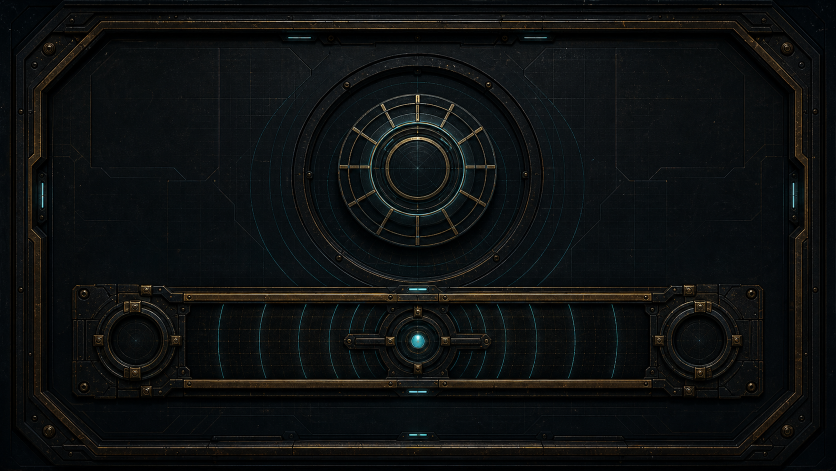
#> input picture src/assets/gui/route-switch/image2-sources/route_switch_background_image2_source_v6.png, 1672 x 941 px (shown at 1/2 size)
$ python cut-redrawn-overlay-image2-atlases.py
#> lines starting #> are read from the running program, lines starting #| are printed output that depends on the picture
#!/usr/bin/env python3
"""Cut redrawn Image2 overlay source sheets into runtime atlases.

Inputs are purpose-built Image2 contact sheets:
- route switch: four colored output bays plus one rear backplate
- tool calibration: one tool hero, twelve tile modules, one grid backplate

The crop boxes are ratios so the source can be regenerated at nearby sizes
without changing this script. The script only crops, pads, packs, and writes
regions JSON; it does not draw the primary art.
"""

from __future__ import annotations

import json
import math
from dataclasses import dataclass
from pathlib import Path
from typing import Iterable

from PIL import Image, ImageChops, ImageDraw, ImageEnhance, ImageFilter


ROOT = Path(__file__).resolve().parents[2]

ROUTE_SOURCE = ROOT / "src/assets/gui/route-switch/image2-sources/route_switch_console_redraw_source_v3.png"
ROUTE_ATLAS = ROOT / "src/assets/gui/route-switch/route_switch_console_redraw_atlas_v3.png"
ROUTE_REGIONS = ROOT / "src/assets/gui/route-switch/route_switch_console_redraw_atlas_v3.regions.json"
ROUTE_BACKGROUND_SOURCE = ROOT / "src/assets/gui/route-switch/image2-sources/route_switch_background_image2_source_v6.png"
ROUTE_BACKGROUND = ROOT / "src/assets/gui/route-switch/route_switch_background_image2_v6.png"

TOOL_SOURCE = ROOT / "src/assets/gui/tool-calibration/image2-sources/tool_calibration_redraw_source_v4.png"
TOOL_FRAME_SOURCE = ROOT / "src/assets/gui/tool-calibration/image2-sources/tool_calibration_tile_frame_image2_source_v8.png"
TOOL_INSERT_SOURCE = ROOT / "src/assets/gui/tool-calibration/image2-sources/tool_calibration_tile_inserts_image2_source_v8.png"
TOOL_ATLAS = ROOT / "src/assets/gui/tool-calibration/tool_calibration_redraw_atlas_v4.png"
TOOL_REGIONS = ROOT / "src/assets/gui/tool-calibration/tool_calibration_redraw_atlas_v4.regions.json"


@dataclass(frozen=True)
class RatioRegion:
    name: str
    x: float
    y: float
    w: float
    h: float
    expand_px: int = 0
    keep_rect: bool = False


@dataclass(frozen=True)
class PixelRegion:
    name: str
    image: Image.Image


ROUTE_BLUEPRINT: tuple[RatioRegion, ...] = (
    RatioRegion("output_bay_cyan", 0.055, 0.065, 0.205, 0.515, 2, True),
    RatioRegion("output_bay_amber", 0.285, 0.065, 0.205, 0.515, 2, True),
    RatioRegion("output_bay_green", 0.515, 0.065, 0.205, 0.515, 2, True),
    RatioRegion("output_bay_violet", 0.745, 0.065, 0.205, 0.515, 2, True),
    RatioRegion("route_backplate", 0.055, 0.635, 0.890, 0.275, 2, True),
)

TOOL_BLUEPRINT: tuple[RatioRegion, ...] = (
    # Pixel-measured from the accepted 1672x941 Image2 source sheet, then
    # normalized. Keep these exact ratios: tile readability depends on full,
    # uncropped square modules.
    RatioRegion("tool_hero", 0.020933, 0.224230, 0.436603, 0.272051, 2, True),
    # Uniform 200x200 source-space square crops: the measured 192px tile
    # boxes are expanded 4px left/top/right/bottom to preserve dark beveled
    # borders exactly. Do not trim these.
    RatioRegion("tile_straight_off", 0.474282, 0.017003, 0.119617, 0.212540, 0, True),
    RatioRegion("tile_straight_on", 0.599880, 0.017003, 0.119617, 0.212540, 0, True),
    RatioRegion("tile_corner_off", 0.723086, 0.017003, 0.119617, 0.212540, 0, True),
    RatioRegion("tile_corner_on", 0.846292, 0.017003, 0.119617, 0.212540, 0, True),
    RatioRegion("tile_tee_off", 0.474282, 0.236982, 0.119617, 0.212540, 0, True),
    RatioRegion("tile_tee_on", 0.599880, 0.236982, 0.119617, 0.212540, 0, True),
    RatioRegion("tile_cross_off", 0.723086, 0.236982, 0.119617, 0.212540, 0, True),
    RatioRegion("tile_cross_on", 0.846292, 0.236982, 0.119617, 0.212540, 0, True),
    RatioRegion("tile_blocked", 0.474282, 0.451647, 0.119617, 0.212540, 0, True),
    RatioRegion("tile_core", 0.599880, 0.451647, 0.119617, 0.212540, 0, True),
    RatioRegion("tile_entry", 0.723086, 0.451647, 0.119617, 0.212540, 0, True),
    RatioRegion("tile_output", 0.846292, 0.451647, 0.119617, 0.212540, 0, True),
    RatioRegion("tool_grid_backplate", 0.147727, 0.685441, 0.694378, 0.280553, 2, True),
)

TOOL_INSERT_NAMES: tuple[str, ...] = (
    "tile_inner_straight_off",
    "tile_inner_straight_on",
    "tile_inner_corner_off",
    "tile_inner_corner_on",
    "tile_inner_tee_off",
    "tile_inner_tee_on",
    "tile_inner_cross_off",
    "tile_inner_cross_on",
    "tile_inner_core_off",
    "tile_inner_core_on",
    "tile_inner_entry",
    "tile_inner_output",
    "tile_inner_blocked",
    "tile_inner_empty",
    "tile_inner_status_cyan",
    "tile_inner_status_amber",
)


def require_file(path: Path) -> None:
    if not path.exists():
        raise SystemExit(
            f"Missing Image2 source: {path}\n"
            "Save the generated Image2 source sheet to this exact path, then rerun this script."
        )


def crop_ratio(source: Image.Image, spec: RatioRegion) -> PixelRegion:
    width, height = source.size
    expand = spec.expand_px
    box = (
        max(0, round(spec.x * width) - expand),
        max(0, round(spec.y * height) - expand),
        min(width, round((spec.x + spec.w) * width) + expand),
        min(height, round((spec.y + spec.h) * height) + expand),
    )
    return PixelRegion(spec.name, source.crop(box))


# [13 lines left out: function crop_grid, not called in this run]


def black_to_alpha(image: Image.Image, threshold: int = 3, trim: bool = False) -> Image.Image:
    rgba = image.convert("RGBA")
    pixels = rgba.load()
    width, height = rgba.size
    for y in range(height):
        for x in range(width):
            r, g, b, a = pixels[x, y]
            if r <= threshold and g <= threshold and b <= threshold:
                pixels[x, y] = (r, g, b, 0)
            elif r <= threshold + 12 and g <= threshold + 12 and b <= threshold + 12:
                pixels[x, y] = (r, g, b, min(a, 80))
    return trim_alpha(rgba) if trim else rgba


def remove_black_to_alpha(image: Image.Image, threshold: int = 18) -> Image.Image:
    return black_to_alpha(image, threshold=threshold, trim=True)


# [44 lines left out: functions alpha_outside_rounded_rect, make_tool_tile_frame, make_tool_tile_inner, trim_alpha, not called in this run]


def rotate_quarter_turn(image: Image.Image, rotation: int) -> Image.Image:
    turn = rotation % 4
    if turn == 0:
        return image.copy()
    if turn == 1:
        return image.transpose(Image.Transpose.ROTATE_270)
    if turn == 2:
        return image.transpose(Image.Transpose.ROTATE_180)
    return image.transpose(Image.Transpose.ROTATE_90)


def build_route_background_v4() -> None:
    """Build a clearly visible route-console background from the accepted Image2 metal source."""

    require_file(ROUTE_BACKGROUND_SOURCE)
    with Image.open(ROUTE_BACKGROUND_SOURCE) as source:
#> source is the input picture: PIL image 1672x941 RGB; mean R, G, B 13.6, 16, 16.2
        background = source.convert("RGB").resize((1280, 720), Image.Resampling.LANCZOS)
    background.save(ROUTE_BACKGROUND, optimize=True, compress_level=9)
    print(f"wrote {ROUTE_BACKGROUND.relative_to(ROOT)}")
    return

    require_file(ROUTE_SOURCE)
    with Image.open(ROUTE_SOURCE) as source:
        source = source.convert("RGBA")
        width, height = source.size
        rail_spec = next(spec for spec in ROUTE_BLUEPRINT if spec.name == "route_backplate")
        rail = crop_ratio(source, rail_spec).image.convert("RGBA")

    out_w, out_h = 1600, 900
    bg = Image.new("RGBA", (out_w, out_h), (4, 8, 10, 255))
    draw = ImageDraw.Draw(bg)

    for y in range(out_h):
        shade = int(26 + 28 * (1 - abs((y / out_h) - 0.44)))
        draw.line((0, y, out_w, y), fill=(5, max(11, shade // 2), max(16, shade), 255))

    # Dark brushed-panel grid that remains quiet behind live UI text.
    for x in range(90, out_w - 80, 122):
        draw.line((x, 160, x, out_h - 210), fill=(25, 54, 58, 76), width=1)
    for y in range(150, out_h - 180, 96):
        draw.line((82, y, out_w - 82, y), fill=(25, 54, 58, 68), width=1)

    # A large Image2 metal motherboard sits behind the live output sockets.
    # Keep it lower than the title safe area, but visible around the dial.
    rail_large = rail.resize((1300, 226), Image.Resampling.LANCZOS)
    rail_large = ImageEnhance.Contrast(rail_large).enhance(1.16)
    rail_large = ImageEnhance.Brightness(rail_large).enhance(0.94)
    bg.alpha_composite(rail_large, ((out_w - rail_large.width) // 2, 535))

    rail_shadow = rail.resize((1020, 176), Image.Resampling.LANCZOS)
    rail_shadow = ImageEnhance.Contrast(rail_shadow).enhance(1.25)
    rail_shadow = ImageEnhance.Brightness(rail_shadow).enhance(0.42)
    bg.alpha_composite(rail_shadow, ((out_w - rail_shadow.width) // 2, 405))

    cx, cy = out_w // 2, 360
    halo = Image.new("RGBA", bg.size, (0, 0, 0, 0))
    hd = ImageDraw.Draw(halo)
    for r, alpha, line_w in [(268, 92, 2), (220, 122, 2), (166, 150, 3), (116, 190, 4)]:
        hd.ellipse((cx - r, cy - r, cx + r, cy + r), outline=(68, 220, 235, alpha), width=line_w)
    for r, alpha, line_w in [(98, 190, 6), (70, 210, 4), (42, 230, 3)]:
        hd.ellipse((cx - r, cy - r, cx + r, cy + r), outline=(196, 150, 78, alpha), width=line_w)
    for k in range(36):
        a = k * 10
        if k % 3 == 1:
            continue
        rad = math.radians(a)
        x0 = cx + math.cos(rad) * 74
        y0 = cy + math.sin(rad) * 74
        x1 = cx + math.cos(rad) * 170
        y1 = cy + math.sin(rad) * 170
        hd.line((x0, y0, x1, y1), fill=(202, 155, 82, 170), width=5)
    # Cross rails and cyan conduits make the image read as an Image2 machine,
    # while React still owns the live selector and output buttons.
    hd.rounded_rectangle((cx - 330, cy + 92, cx + 330, cy + 132), radius=10, fill=(8, 15, 18, 190), outline=(188, 140, 70, 120), width=2)
    for offset in (-240, -120, 120, 240):
        hd.arc((cx + offset - 90, cy + 38, cx + offset + 90, cy + 218), 202, 338, fill=(63, 224, 238, 150), width=3)
    hd.ellipse((cx - 62, cy - 62, cx + 62, cy + 62), fill=(4, 9, 11, 190), outline=(74, 226, 238, 150), width=3)
    hd.ellipse((cx - 20, cy - 20, cx + 20, cy + 20), fill=(72, 230, 242, 235))
    bg.alpha_composite(halo.filter(ImageFilter.GaussianBlur(0.25)))

    # Side service plates give the wide background visible Image2 mass even when
    # the foreground output module covers the lower rail.
    side = Image.new("RGBA", bg.size, (0, 0, 0, 0))
    sd = ImageDraw.Draw(side)
    for x0, flip in [(120, 1), (out_w - 420, -1)]:
        sd.rounded_rectangle((x0, 230, x0 + 300, 632), radius=18, fill=(7, 13, 16, 138), outline=(58, 140, 152, 82), width=2)
        sd.line((x0 + 34, 272, x0 + 266, 272), fill=(192, 145, 72, 92), width=3)
        sd.line((x0 + 34, 590, x0 + 266, 590), fill=(192, 145, 72, 82), width=3)
        for y in (330, 410, 490):
            sd.rounded_rectangle((x0 + 64, y, x0 + 236, y + 22), radius=8, fill=(20, 36, 40, 150), outline=(62, 226, 238, 80), width=1)
    bg.alpha_composite(side)

    # Vignette and inner bevel.
    vignette = Image.new("RGBA", bg.size, (0, 0, 0, 0))
    vd = ImageDraw.Draw(vignette)
    vd.rectangle((0, 0, out_w, out_h), outline=(76, 180, 194, 62), width=2)
    vd.rectangle((22, 22, out_w - 22, out_h - 22), outline=(190, 145, 74, 58), width=2)
    for inset, alpha in [(0, 140), (24, 90), (58, 54)]:
        vd.rectangle((inset, inset, out_w - inset, out_h - inset), outline=(0, 0, 0, alpha), width=24)
    bg.alpha_composite(vignette)

    ROUTE_BACKGROUND_SOURCE.parent.mkdir(parents=True, exist_ok=True)
    bg.save(ROUTE_BACKGROUND_SOURCE, optimize=True, compress_level=9)
    bg.resize((1280, 720), Image.Resampling.LANCZOS).save(ROUTE_BACKGROUND, optimize=True, compress_level=9)
    print(f"wrote {ROUTE_BACKGROUND_SOURCE.relative_to(ROOT)}")
    print(f"wrote {ROUTE_BACKGROUND.relative_to(ROOT)}")


def append_rotations(regions: list[PixelRegion], names: Iterable[str]) -> None:
    by_name = {region.name: region.image for region in regions}
    for name in names:
        image = by_name.get(name)
        if image is None:
            continue
        for rotation in range(4):
            regions.append(PixelRegion(f"{name}_r{rotation}", rotate_quarter_turn(image, rotation)))


def pack(regions: Iterable[PixelRegion], atlas_path: Path, json_path: Path, source_path: Path) -> None:
    parts = list(regions)
    padding = 20
    max_row_width = 1600
    rows: list[list[PixelRegion]] = []
    current: list[PixelRegion] = []
    current_width = 0
    for part in parts:
        next_width = current_width + part.image.width + (padding if current else 0)
        if current and next_width > max_row_width:
            rows.append(current)
            current = [part]
            current_width = part.image.width
        else:
            current.append(part)
            current_width = next_width
    if current:
        rows.append(current)

    atlas_width = max(sum(p.image.width for p in row) + padding * (len(row) + 1) for row in rows)
    atlas_height = sum(max(p.image.height for p in row) for row in rows) + padding * (len(rows) + 1)
    atlas = Image.new("RGBA", (atlas_width, atlas_height), (0, 0, 0, 0))
    region_map: dict[str, list[int]] = {}

    y = padding
    for row in rows:
        x = padding
        row_height = max(p.image.height for p in row)
        for part in row:
            atlas.alpha_composite(part.image, (x, y))
            region_map[part.name] = [x, y, part.image.width, part.image.height]
            x += part.image.width + padding
        y += row_height + padding

    atlas_path.parent.mkdir(parents=True, exist_ok=True)
    atlas.save(atlas_path, optimize=True, compress_level=9)
    json_path.write_text(
        json.dumps(
            {
                "atlasSize": [atlas_width, atlas_height],
                "source": str(source_path.relative_to(ROOT)),
                "regions": region_map,
                "notes": "Cropped and packed from a purpose-built Image2 redraw source sheet. Script removes flat black background only; it does not draw primary art.",
            },
            indent=2,
        )
        + "\n",
        encoding="utf-8",
    )


def cut(source_path: Path, specs: tuple[RatioRegion, ...], atlas_path: Path, regions_path: Path) -> None:
    require_file(source_path)
    with Image.open(source_path) as source:
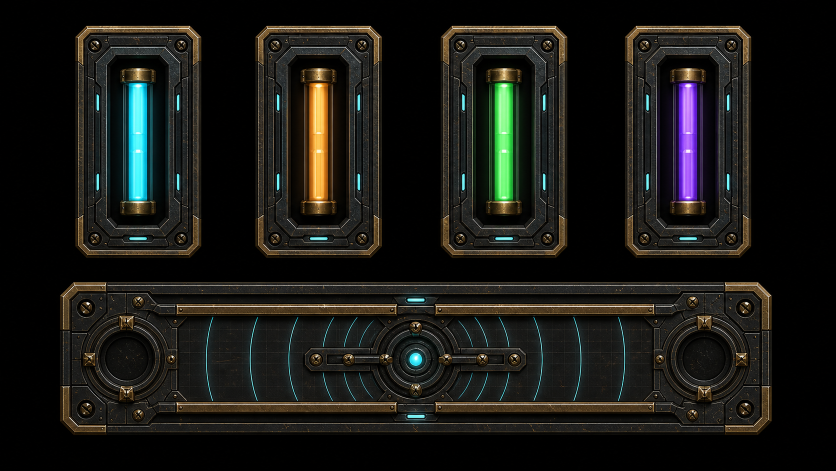
#> input picture src/assets/gui/route-switch/image2-sources/route_switch_console_redraw_source_v3.png, 1672 x 941 px (shown at 1/2 size)
#> source is the input picture: PIL image 1672x941 RGB; mean R, G, B 24.4, 24.5, 20.8
        cropped = []
        for spec in specs:
            part = crop_ratio(source, spec)
            image = black_to_alpha(part.image, threshold=3, trim=False) if spec.keep_rect else remove_black_to_alpha(part.image)
            cropped.append(PixelRegion(part.name, image))
#> after the loop, cropped = 5 items
    pack(cropped, atlas_path, regions_path, source_path)
#> the loop in pack, `for part in parts:` made 5 passes
#> (next_width, current_width) on passes 1 to 5: (347, 347), (713, 713), (1080, 1080), (1446, 1446), (2958, 1492)
#> after the loop in pack, `for part in parts:`: current = 1 item
#> in pack, `atlas_width = max(sum(p.image.width for p in row) + padding * (len(row..`: atlas_width = 1532
#> in pack, `atlas_height = sum(max(p.image.height for p in row) for row in rows) +..`: atlas_height = 811
#> in pack, `atlas = Image.new("RGBA", (atlas_width, atlas_height), (0, 0, 0, 0))`: atlas: PIL image 1532x811 RGBA; every value is 0
#> the loop in pack, `for row in rows:` made 2 passes
#> (row_height, y) on passes 1 to 2: (489, 529), (262, 811)
#> after the loop in pack, `for row in rows:`:
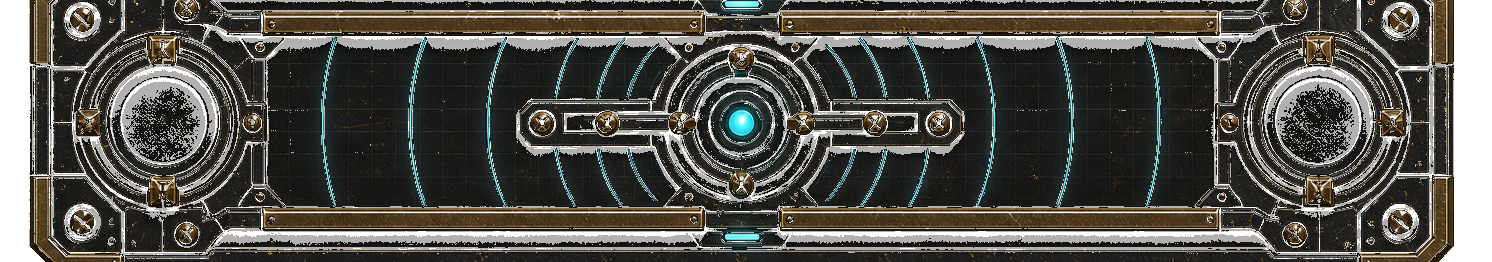
#> part.image: PIL image 1492x262 RGBA; mean R, G, B, A 35.1, 33.5, 27.8, 205.5; transparent parts drawn white
#> after the loop in pack, `for row in rows:`: region_map = {'output_bay_cyan': [20, 20, 347, 489], 'output_bay_amber': [387, 20, 346, 489], 'output_bay_green': [753, 20, 347, 489], 'output_bay_violet': [1120, 20, 346, 489], 'route_backplate': [20, 529, 1492, 262]}; y = 811
    print(f"wrote {atlas_path.relative_to(ROOT)}")
    print(f"wrote {regions_path.relative_to(ROOT)}")


def cut_tool(source_path: Path, atlas_path: Path, regions_path: Path) -> None:
    require_file(source_path)
    with Image.open(source_path) as source:
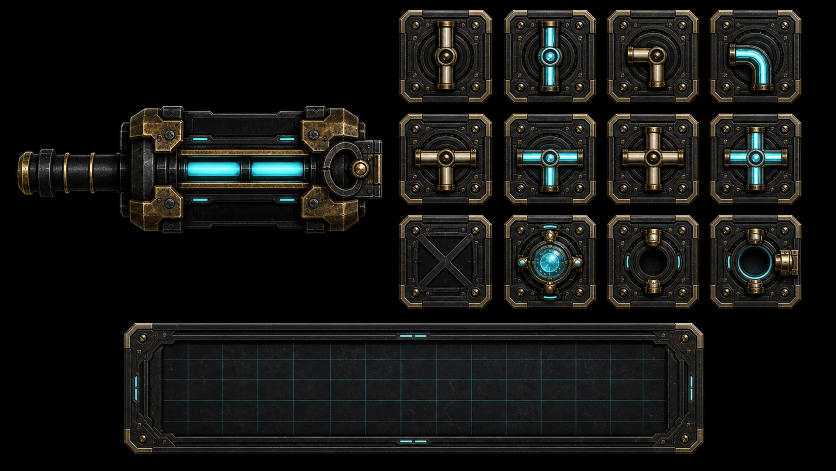
#> input picture src/assets/gui/tool-calibration/image2-sources/tool_calibration_redraw_source_v4.png, 1672 x 941 px (shown at 1/2 size)
#> source is the input picture: PIL image 1672x941 RGB; mean R, G, B 20.8, 21, 18.8
        cropped: list[PixelRegion] = []
        for spec in TOOL_BLUEPRINT:
            part = crop_ratio(source, spec)
            image = black_to_alpha(part.image, threshold=3, trim=False) if spec.keep_rect else remove_black_to_alpha(part.image)
            cropped.append(PixelRegion(part.name, image))
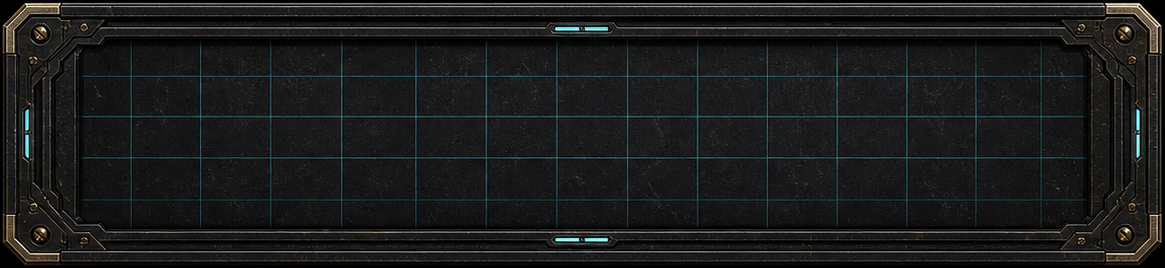
#> part.image: PIL image 1165x268 RGB; mean R, G, B 26.7, 27.8, 27.8
#> after the loop, cropped = 14 items
        append_rotations(cropped, [spec.name for spec in TOOL_BLUEPRINT if spec.name.startswith("tile_")])
#> the loop in append_rotations, `for name in names:` made 12 passes
#> name on passes 1 to 12: 'tile_straight_off', 'tile_straight_on', 'tile_corner_off', 'tile_corner_on', 'tile_tee_off', 'tile_tee_on', 'tile_cross_off', 'tile_cross_on', 'tile_blocked', 'tile_core', 'tile_entry', 'tile_output'
#> after the loop in append_rotations, `for name in names:`:
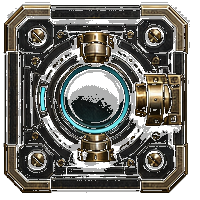
#> image: PIL image 200x200 RGBA; mean R, G, B, A 36.5, 35.1, 29.7, 165.9; transparent parts drawn white
#> after the loop in append_rotations, `for name in names:`: regions = 62 items

    pack(cropped, atlas_path, regions_path, source_path)
#> the loop in pack (call 2), `for part in parts:` made 62 passes
#> (next_width, current_width) on passes 1 to 12: (734, 734), (954, 954), (1174, 1174), (1394, 1394), (1614, 200), (420, 420), (640, 640), (860, 860), (1080, 1080), (1300, 1300), (1520, 1520), (1740, 200)
#> after the loop in pack (call 2), `for part in parts:`: current = 5 items; rows = 10 items
#> in pack (call 2), `atlas_width = max(sum(p.image.width for p in row) + padding * (len(row..`: atlas_width = 1560
#> in pack (call 2), `atlas_height = sum(max(p.image.height for p in row) for row in rows) +..`: atlas_height = 2568
#> in pack (call 2), `atlas = Image.new("RGBA", (atlas_width, atlas_height), (0, 0, 0, 0))`: atlas: PIL image 1560x2568 RGBA; every value is 0
#> the loop in pack (call 2), `for row in rows:` made 11 passes
#> (row_height, y) on passes 1 to 11: (260, 300), (200, 520), (200, 740), (268, 1028), (200, 1248), (200, 1468), (200, 1688), (200, 1908), (200, 2128), (200, 2348), (200, 2568)
#> after the loop in pack (call 2), `for row in rows:`:
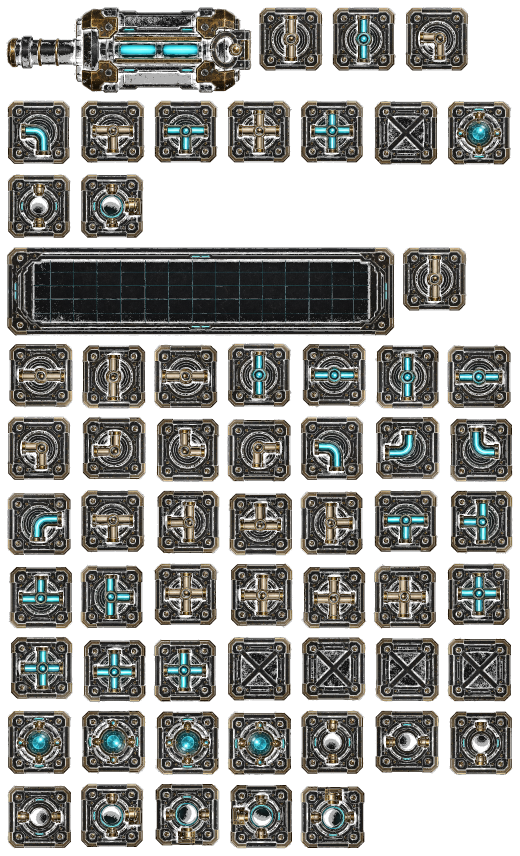
#> atlas: PIL image 1560x2568 RGBA (shown at 1/3 size); mean R, G, B, A 26.6, 26.4, 23.1, 125.8; transparent parts drawn white
#> after the loop in pack (call 2), `for row in rows:`:
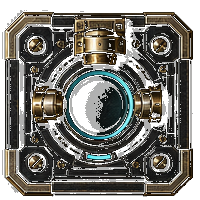
#> part.image: PIL image 200x200 RGBA; mean R, G, B, A 36.5, 35.1, 29.7, 165.9; transparent parts drawn white
#> after the loop in pack (call 2), `for row in rows:`: region_map = 62 items; y = 2568
    print(f"wrote {atlas_path.relative_to(ROOT)}")
    print(f"wrote {regions_path.relative_to(ROOT)}")


# [26 lines left out: function cut_tool_layered, not called in this run]


def main() -> None:
    build_route_background_v4()
    cut(ROUTE_SOURCE, ROUTE_BLUEPRINT, ROUTE_ATLAS, ROUTE_REGIONS)
    if TOOL_FRAME_SOURCE.exists() and TOOL_INSERT_SOURCE.exists():
        cut_tool_layered(TOOL_FRAME_SOURCE, TOOL_INSERT_SOURCE, TOOL_ATLAS, TOOL_REGIONS)
    else:
        cut_tool(TOOL_SOURCE, TOOL_ATLAS, TOOL_REGIONS)


if __name__ == "__main__":
    main()
